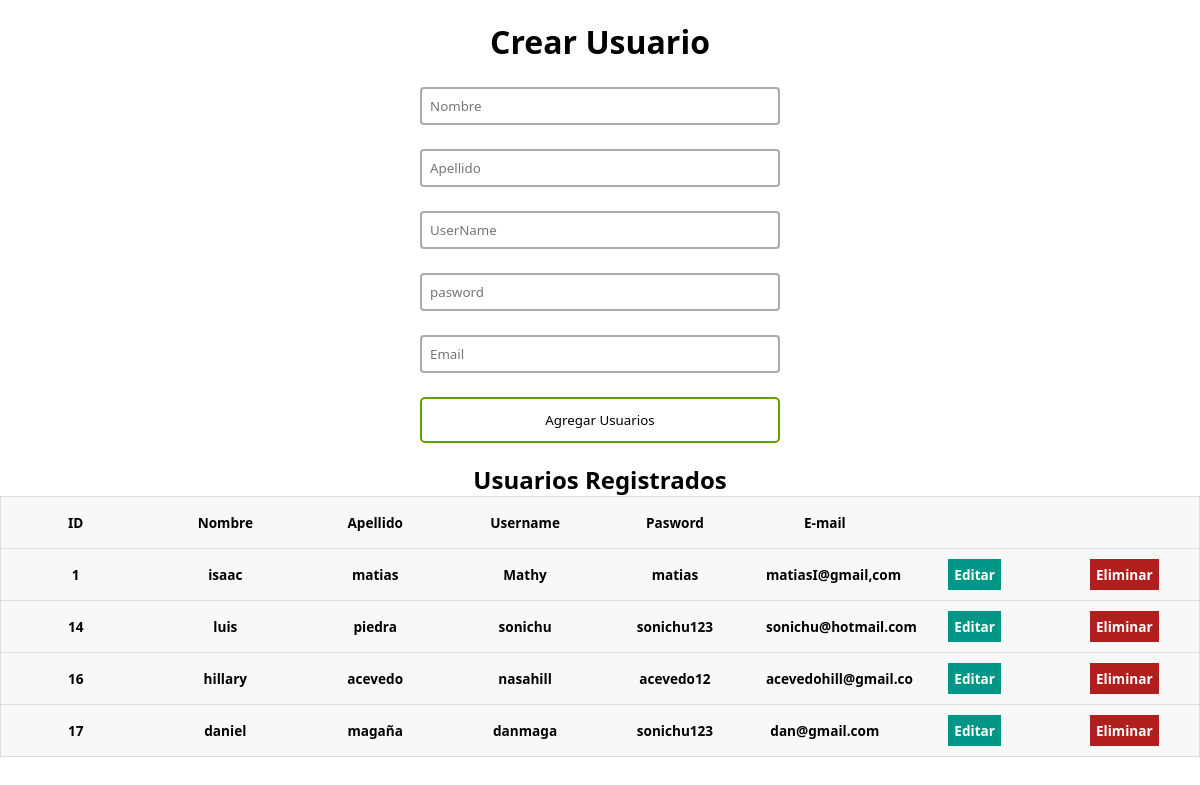
Page /crudp/index.php on the committed database.
### tables this page shows
CREATE TABLE `users` (
  `ID` int(11) NOT NULL,
  `Name` varchar(20) NOT NULL,
  `LastName` varchar(20) NOT NULL,
  `UserName` varchar(20) NOT NULL,
  `Password` varchar(20) NOT NULL,
  `Email` varchar(20) NOT NULL
);

### crudp/index.php (the view, shortened to what this page needs)
<?php
$con = conection();
$sql = "SELECT * FROM users";
$query = mysqli_query($con, $sql);
?>
<!DOCTYPE html>
<html lang="en">
<head>
    <link rel="stylesheet" href="css/style.css">
</head>
<body>
<div class= "users-form">
    <form action="insert_user.php" method = "POST">
    <h1>Crear Usuario</h1>
    <input type="text" name="Name" placeholder ="Nombre">
    <input type="text" name="LastName" placeholder ="Apellido">
    <input type="text" name="UserName" placeholder ="UserName">
    <input type="text" name="Pasword" placeholder ="pasword">
    <input type="text" name="Email" placeholder ="Email">
    <input type="submit" value ="Agregar Usuarios" onclick ="return exito()">
</div>
<div class = "users-table">
    <h2>Usuarios Registrados</h2>
    <table>
        <thead>
            <tr>
                <th>ID</th>
                <th>Nombre</th>
                <th>Apellido</th>
                <th>Username</th>
                <th>Pasword</th>
                <th>E-mail</th>
                <th></th>
                <th></th>
            </tr>
        </thead>
        <tbody>
<?php
while($row = mysqli_fetch_array($query)) :
?>
    <tr>
        <th> <?= $row['ID'] ?> </th>
        <th> <?= $row['Name'] ?> </th>
        <th> <?= $row['LastName'] ?> </th>
        <th> <?= $row['UserName'] ?> </th>
        <th> <?= $row['Password'] ?> </th>
        <th> <?= $row['Email'] ?> </th>
        <th> <a href="update.php?id=<?= $row['ID'] ?>" class ="users-table--edit">Editar</a></th>
        <th><a href="delete_user.php?id=<?= $row['ID'] ?>" class ="users-table--delete">Eliminar</a></th>
    </tr>
<?php
endwhile;
?>
</tbody>
    </table>
</div>
</body>
</html>

### crudp/css/style.css (style rules this page uses)
* { box-sizing: border-box; margin: 0; padding: 0; }
html { font-family: 'Segoe UI', sans-serif; text-align: center; }
a { text-decoration: none; }
.users-form form { display: flex; flex-direction: column; gap: 24px; width: 30%; margin: 20px auto; text-align: center; }
.users-form form input { font-family: 'Segoe UI', sans-serif; }
.users-form form input[type=text], .users-form form input[type=password], .users-form form input[type=email] { padding: 8px; border:2px solid #aaa; border-radius:4px; outline:none; transition:.3s; }
.users-form form input[type=submit] { border: none; padding: 12px 50px; text-decoration: none; transition-duration: 0.4s; cursor: pointer; border-radius: 5px; background-color: white; color: black; border: 2px solid #60a100; }
.users-table table { border: 1px solid #ccc; border-collapse: collapse; margin: 0; padding: 0; width: 100%; table-layout: fixed; }
table tr { background-color: #f8f8f8; border: 1px solid #ddd; padding: 4px; }
table th { padding: 16px; text-align: center; font-size: .85em; }
.users-table--edit { background: #009688; padding: 6px; color: #fff; text-align: center; font-weight: bold; }
.users-table--delete { background: #b11e1e; padding: 6px; color: #fff; text-align: center; font-weight: bold; }

### rows in the picture
users: ID "1", Name "isaac", LastName "matias", UserName "Mathy", Password "matias", Email "matiasI@gmail,com"
users: ID "14", Name "luis", LastName "piedra", UserName "sonichu", Password "sonichu123", Email "sonichu@hotmail.com"
users: ID "16", Name "hillary", LastName "acevedo", UserName "nasahill", Password "acevedo12", Email "acevedohill@gmail.co"
users: ID "17", Name "daniel", LastName "magaña", UserName "danmaga", Password "sonichu123", Email "dan@gmail.com"
